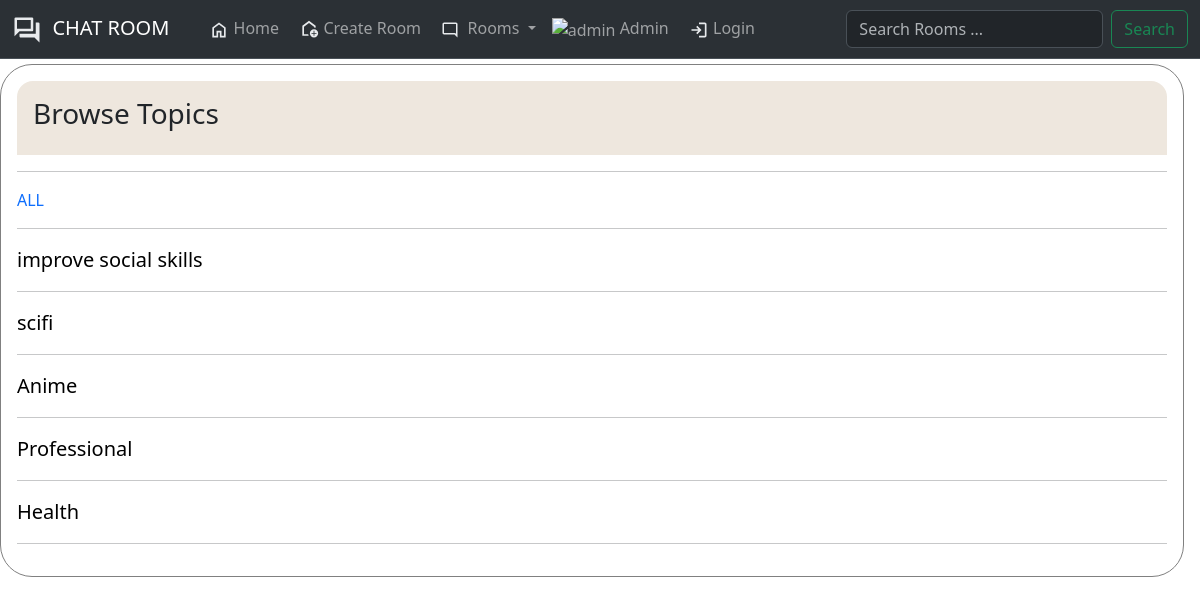
Screenshot of /browsetopics/ with the database file from the repository.
### base/models.py (models this page shows, shortened)
class Topic(models.Model):
    name=models.CharField(max_length=200)

### base/views.py (the view)
# urls.py: path('browsetopics/',views.browsetopics , name='browsetopics' ),
def browsetopics(request):
    topics =Topic.objects.all()
    return render(request , 'base/mobilebrowsetopics.html' ,{'topics':topics})

### base/templates/base/mobilebrowsetopics.html
{% extends 'main.html' %}
{% block content %}
{% include 'base/browsetopics.html' %}
{% endblock content %}

### base/templates/base/browsetopics.html
<div class="browsemain" >
    <div class="browsetopichead"  >
        <h3>Browse Topics</h3>
    </div>
    <div class="browse-topics" >
        <hr>
        <div class="topics">
            <a style="text-decoration: none;" href="{% url 'home'%}?q=all">ALL</a>
            <hr>
        </div>
        {% for topic in topics %}
        <div class="topics">
            <a style="text-decoration: none;
                     color:black;
                     font-size: 20px;
                     " href="{% url 'home'%}?q={{topic.name}}">{{topic.name}}</a>
        <hr>
    </div>
        {% endfor %}
    </div>
</div>

### static/styles/main.css (style rules this page uses)
.browsemain { padding: 1rem; border: solid gray 0.05rem; border-radius: 2rem; margin-right: 1rem; z-index: 3; }
.browsetopichead { padding: 1rem; background-color: rgb(238, 231, 222); border-top-left-radius: 1rem; border-top-right-radius: 1rem; }

### rows the page displays
Topic: name "improve social skills"
Topic: name "scifi"
Topic: name "Anime"
Topic: name "Professional"
Topic: name "Health"
